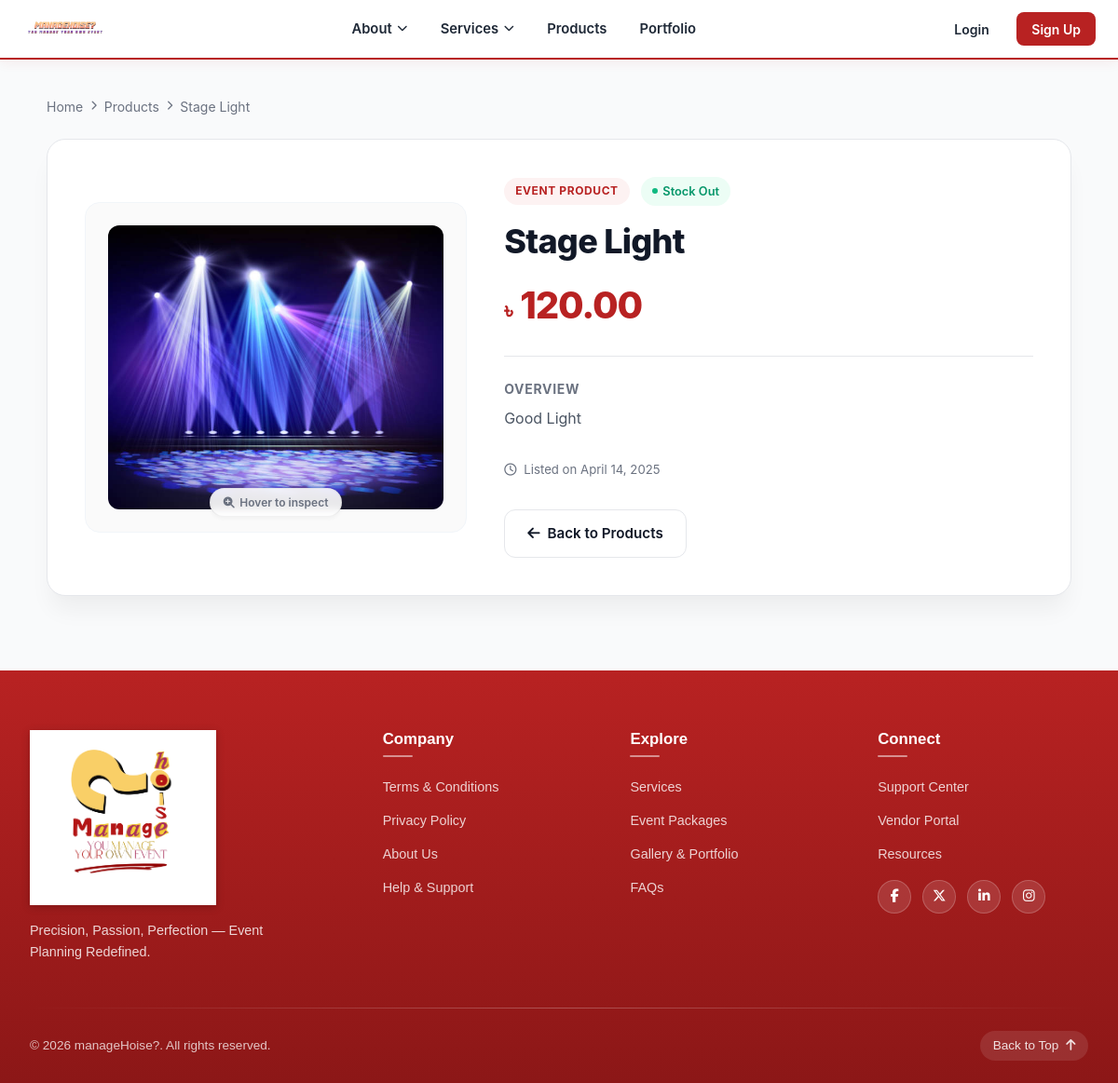
The page /product/2/ on the database as committed earlier.
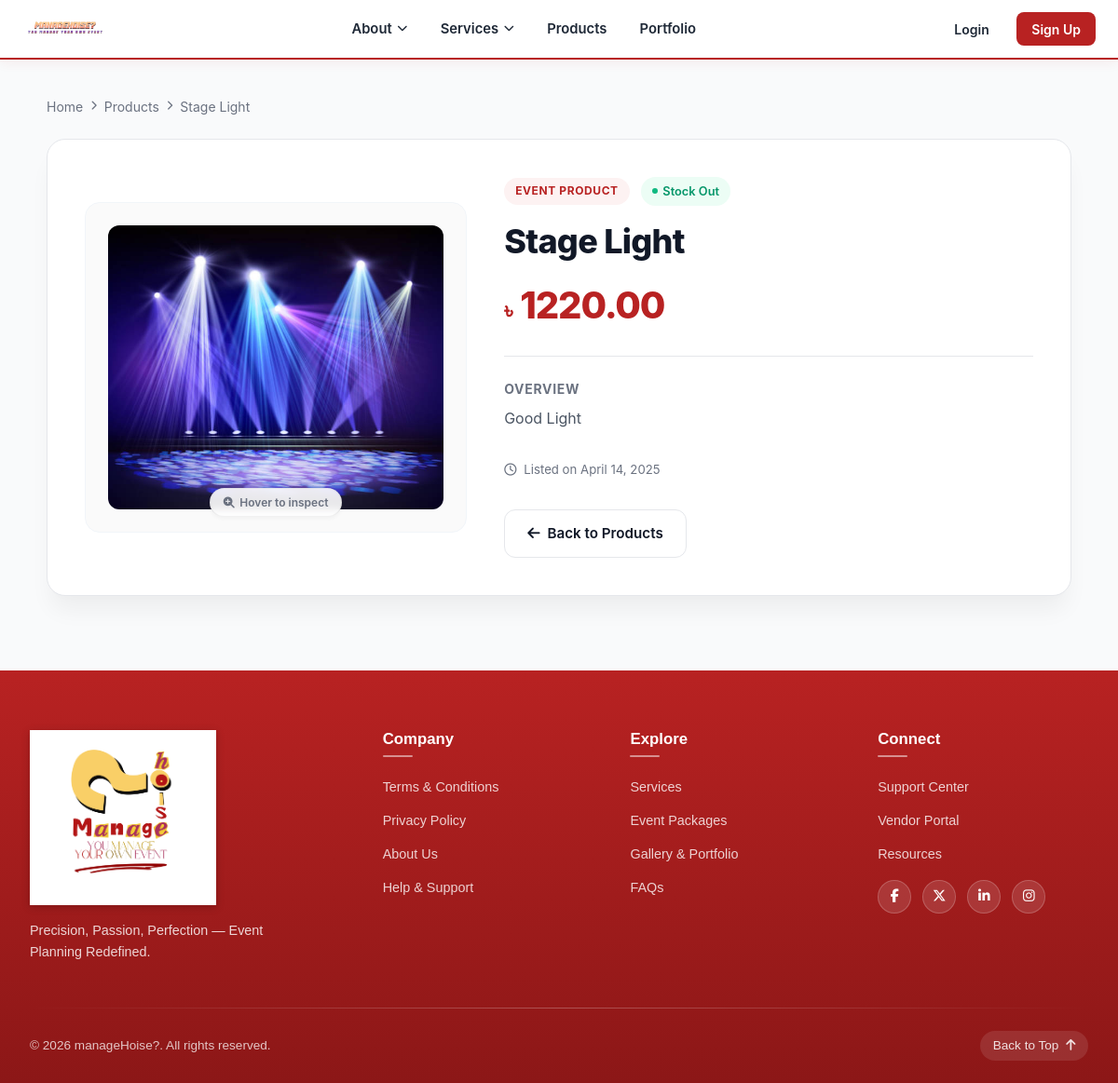
The same page on the database as committed later.
### EventApp/models.py (models this page shows, shortened)
class Product(models.Model):
    STATUS_CHOICES = (
        ('In Stock', 'In Stock'),
        ('Stock Out', 'Stock Out'),
        ('Will be available soon', 'Will be available soon'),
    )
    seller = models.ForeignKey(User, on_delete=models.CASCADE, related_name='products', null=True, blank=True)
    category = models.ForeignKey(Category, on_delete=models.CASCADE, related_name='products')
    name = models.CharField(max_length=100)
    description = models.TextField()
    price = models.DecimalField(max_digits=10, decimal_places=2)
    p_photo = models.ImageField(upload_to='product_photos/', null=True, blank=True)
    status = models.CharField(max_length=100, choices=STATUS_CHOICES, default='In Stock')
    created_at = models.DateTimeField(auto_now_add=True)

class Category(models.Model):
    name = models.CharField(max_length=100)
    description = models.TextField(blank=True, null=True)
    class Meta:
        verbose_name_plural = "Categories"

### EventApp/views.py (the view)
# urls.py: path('product/<int:id>/', e_views.product_details, name='product_detail'), # Updated name to 'product_detail'
def product_details(request, id):
    product = get_object_or_404(Product, pk=id)
    return render(request, 'EventApp/product_details.html', {'product': product})

### template/EventApp/product_details.html (shortened to what this page needs)
{% load static %}
<!DOCTYPE html>
<html lang="en">
<head>
  <link href="https://cdn.jsdelivr.net/npm/bootstrap@5.3.3/dist/css/bootstrap.min.css" rel="stylesheet">
  <link rel="stylesheet" href="{% static 'css/header.css' %}" />
  <link rel="stylesheet" href="{% static 'css/footer.css' %}" />
  <link rel="stylesheet" href="{% static 'css/product_detail.css' %}" />
  <link rel="stylesheet" href="https://cdnjs.cloudflare.com/ajax/libs/font-awesome/6.5.1/css/all.min.css" />
</head>
<body>
  {% include 'header.html' %}
  <main class="mh-detail-container">
    <nav class="mh-breadcrumb">
      <a href="{% url 'home' %}">Home</a>
      <i class="fa-solid fa-chevron-right mh-breadcrumb-icon"></i>
      <a href="{% url 'product_list' %}">Products</a>
      <i class="fa-solid fa-chevron-right mh-breadcrumb-icon"></i>
      <span>{{ product.name }}</span>
    </nav>
    <div class="mh-product-card">
      <div class="row g-4 align-items-center">
        <div class="col-lg-5">
          <div class="mh-gallery-frame">
            {% if product.p_photo %}
              <img src="{{ product.p_photo.url }}" alt="{{ product.name }}" class="mh-gallery-image">
            {% else %}
              <img src="https://via.placeholder.com/450x450?text=No+Image+Available" alt="No image available" class="mh-gallery-image">
            {% endif %}
            <div class="mh-zoom-pill">
              <i class="fa-solid fa-magnifying-glass-plus"></i> Hover to inspect
            </div>
          </div>
        </div>
        <div class="col-lg-7">
          <div class="mh-product-info">
            <div class="mh-meta-badges">
              <span class="mh-badge-category">{{ product.category.name }}</span>
              <span class="mh-badge-status">{{ product.status }}</span>
            </div>
            <h1 class="mh-title">{{ product.name }}</h1>
            <div class="mh-price-block">
              <span class="mh-currency">৳</span>
              <span class="mh-amount">{{ product.price }}</span>
            </div>
            <div class="mh-section-label">Overview</div>
            <p class="mh-description">
              {% if product.description %}
                {{ product.description }}
              {% else %}
                No specific description provided for this setup asset.
              {% endif %}
            </p>
            <div class="mh-meta-footer">
              <i class="fa-regular fa-clock"></i>
              <span>Listed on {{ product.created_at|date:"F j, Y" }}</span>
            </div>
            <div class="mh-actions-group">
              <a href="{% url 'product_list' %}" class="mh-btn-secondary">
                <i class="fa-solid fa-arrow-left"></i> Back to Products
              </a>
            </div>
          </div>
        </div>
      </div>
    </div>
  </main>
  {% include 'footer.html' %}
</body>
</html>

Rows that differ between the two databases and show on the page:
changed Product "Stage Light": price "120.00" → "1220.00"
